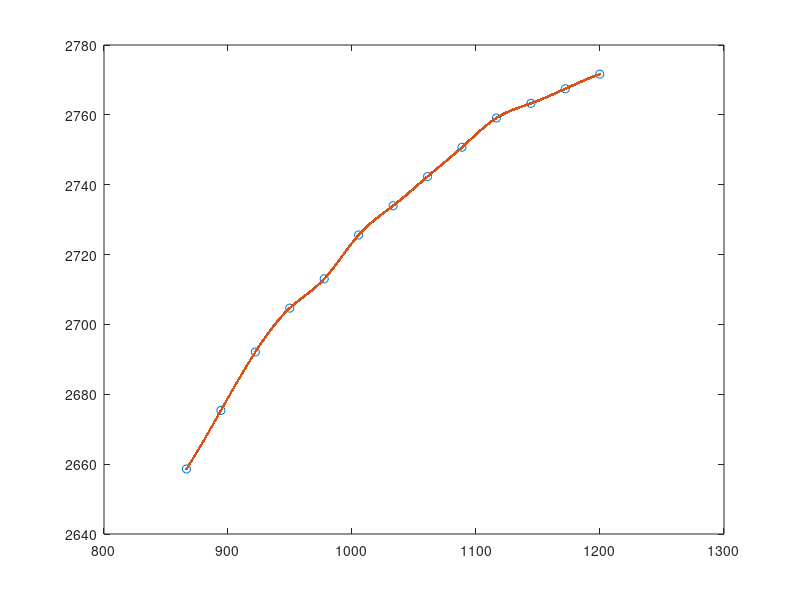
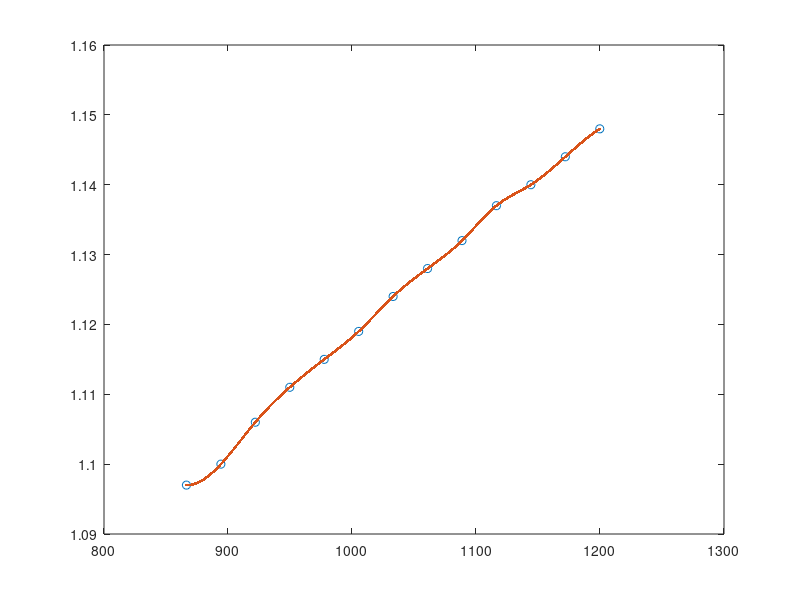
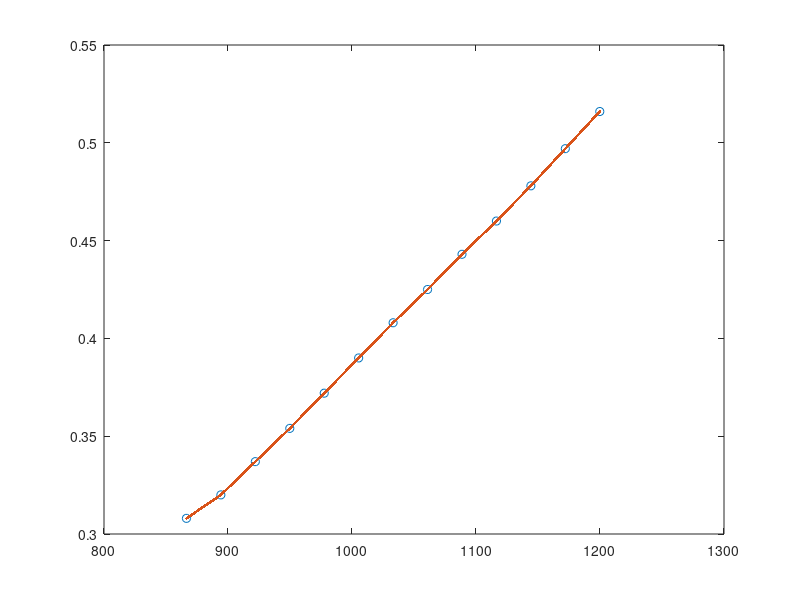

These charts were generated, in order, by the following MATLAB code:
clear
close all
clc

temperature = [866.48; 894.26; 922.039; 949.817; 977.59; 1005.37; 1033.15; 1060.93; 1088.71; 1116.48; 1144.26; 1172.04; 1199.82];
cp = [2658.62; 2675.36; 2692.11; 2704.67; 2713.05; 2725.61; 2733.98; 2742.35; 2750.73; 2759.10; 2763.29; 2767.47; 2771.66];
gamma = [1.097; 1.100; 1.106; 1.111; 1.115; 1.119; 1.124; 1.128; 1.132; 1.137; 1.140; 1.144; 1.148];
O_F = [0.308; 0.320; 0.337; 0.354; 0.372; 0.390; 0.408; 0.425; 0.443; 0.460; 0.478; 0.497; 0.516];

figure;
grid on;
grid minor;
tx = 800:0.001:1250;
cpq1 = interp1(temperature, cp, tx,'spline');
plot(temperature, cp,'o', tx, cpq1, ':.');

figure;
grid on;
grid minor;
tx = 800:0.001:1250;
gammaq1 = interp1(temperature, gamma, tx,'spline');
plot(temperature, gamma,'o', tx, gammaq1, ':.');

figure;
grid on;
grid minor;
tx = 800:0.001:1250;
O_Fq1 = interp1(temperature, O_F, tx);
plot(temperature, O_F,'o', tx, O_Fq1, ':.');